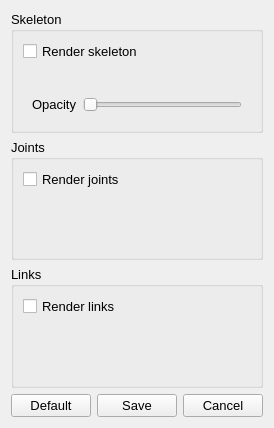
<?xml version="1.0" encoding="UTF-8"?>
<ui version="4.0">
 <class>RenderingOptionsWidget</class>
 <widget class="QWidget" name="RenderingOptionsWidget">
  <property name="windowModality">
   <enum>Qt::ApplicationModal</enum>
  </property>
  <property name="geometry">
   <rect>
    <x>0</x>
    <y>0</y>
    <width>257</width>
    <height>428</height>
   </rect>
  </property>
  <property name="font">
   <font>
    <pointsize>10</pointsize>
   </font>
  </property>
  <property name="windowTitle">
   <string>Form</string>
  </property>
  <layout class="QVBoxLayout" name="verticalLayout">
   <item>
    <widget class="QGroupBox" name="skeletonRenderingOptions">
     <property name="font">
      <font>
       <pointsize>10</pointsize>
      </font>
     </property>
     <property name="title">
      <string>Skeleton</string>
     </property>
     <property name="checkable">
      <bool>false</bool>
     </property>
     <layout class="QVBoxLayout" name="verticalLayout_2">
      <item>
       <widget class="QCheckBox" name="renderSkeleton">
        <property name="text">
         <string>Render skeleton</string>
        </property>
       </widget>
      </item>
      <item>
       <widget class="BaseEntityComboBox" name="skeletonMaterial" native="true"/>
      </item>
      <item>
       <widget class="QWidget" name="widget" native="true">
        <layout class="QHBoxLayout" name="horizontalLayout">
         <item>
          <widget class="QLabel" name="opacityLabel">
           <property name="text">
            <string>Opacity</string>
           </property>
          </widget>
         </item>
         <item>
          <widget class="QSlider" name="opacityHorizontalSlider">
           <property name="orientation">
            <enum>Qt::Horizontal</enum>
           </property>
          </widget>
         </item>
        </layout>
       </widget>
      </item>
     </layout>
    </widget>
   </item>
   <item>
    <widget class="QGroupBox" name="jointRenderingOptions">
     <property name="title">
      <string>Joints</string>
     </property>
     <layout class="QVBoxLayout" name="verticalLayout_3">
      <item>
       <widget class="QCheckBox" name="renderJoints">
        <property name="text">
         <string>Render joints</string>
        </property>
       </widget>
      </item>
      <item>
       <widget class="FileChooser" name="jointMeshFile" native="true"/>
      </item>
      <item>
       <widget class="BaseEntityComboBox" name="jointMaterial" native="true"/>
      </item>
      <item>
       <widget class="BaseEntityComboBox" name="jointSelectedMaterial" native="true"/>
      </item>
     </layout>
    </widget>
   </item>
   <item>
    <widget class="QGroupBox" name="linkRenderingOptions">
     <property name="title">
      <string>Links</string>
     </property>
     <layout class="QVBoxLayout" name="verticalLayout_4">
      <item>
       <widget class="QCheckBox" name="renderLink">
        <property name="text">
         <string>Render links</string>
        </property>
       </widget>
      </item>
      <item>
       <widget class="FileChooser" name="linkMeshFile" native="true"/>
      </item>
      <item>
       <widget class="BaseEntityComboBox" name="linkMaterial" native="true"/>
      </item>
     </layout>
    </widget>
   </item>
   <item>
    <layout class="QHBoxLayout" name="buttons">
     <item>
      <widget class="QPushButton" name="defaultPushButton">
       <property name="text">
        <string>Default</string>
       </property>
      </widget>
     </item>
     <item>
      <widget class="QPushButton" name="savePushButton">
       <property name="text">
        <string>Save</string>
       </property>
      </widget>
     </item>
     <item>
      <widget class="QPushButton" name="cancelPushButton">
       <property name="text">
        <string>Cancel</string>
       </property>
      </widget>
     </item>
    </layout>
   </item>
  </layout>
 </widget>
 <customwidgets>
  <customwidget>
   <class>FileChooser</class>
   <extends>QWidget</extends>
   <header>GUI/BasicWidgets/FileChooser.h</header>
   <container>1</container>
  </customwidget>
  <customwidget>
   <class>BaseEntityComboBox</class>
   <extends>QWidget</extends>
   <header location="global">GUI/BasicWidgets/BaseEntityComboBox.h</header>
   <container>1</container>
  </customwidget>
 </customwidgets>
 <resources/>
 <connections/>
</ui>
